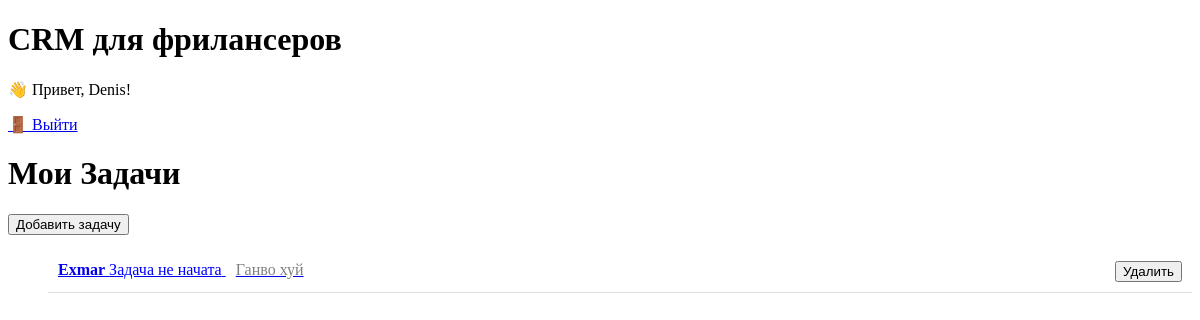
The page / (signed in) on the database its author committed.
### crm/models.py (models this page shows, shortened)
class CustomUser(AbstractUser):
	full_name = models.CharField(max_length=255, blank=True, verbose_name='ФИО')
	phone = models.CharField(max_length=20, blank=True, verbose_name='Телефон')
	company_name = models.CharField(max_length=255, blank=True, verbose_name='Компания')
	role = models.CharField(
		max_length=20,
		choices=[('freelancer', 'Фрилансер'), ('client', 'Клиент')],
		default='freelancer',
		verbose_name='Роль'
	)

class Task(models.Model):
    TASK_CHOICES = [
        ('not_started', 'Задача не начата'),
        ('in_progress', 'Задача в процессе'),
        ('completed', 'Задача завершена'),
        ('on_hold', 'Задача приостановлена'),
        ('blocked', 'Задача заблокирована'),
        ('canceled', 'Задача отменена'),
        ('waiting_for_review', 'Задача ожидает проверки')
    ]
    PRIORITY_CHOICES = [
        ('low', 'Низкий'),
        ('medium', 'Средний'),
        ('high', 'Высокий')
    ]
    name = models.CharField(max_length=100, null=False, blank=False)
    description = models.CharField(max_length=350, null=True, blank=True)
    status = models.CharField(max_length=45, choices=TASK_CHOICES, null=False, blank=False)
    priority = models.CharField(max_length=10, choices=PRIORITY_CHOICES, default='medium')
    deadline = models.DateTimeField(null=True, blank=True)
    created_at = models.DateTimeField(auto_now_add=True)
    owner = models.ForeignKey(settings.AUTH_USER_MODEL, on_delete=models.CASCADE)

### crm/views.py (the view)
# urls.py: 2. Add a URL to urlpatterns:  path('', views.home, name='home')
@login_required
def home(request):
    tasks = Task.objects.filter(owner=request.user)
    form = TaskForm()  # Создаем форму для передачи в шаблон
    return render(request, 'crm/home.html', {
        'tasks': tasks,
        'form': form  # Передаем форму в шаблон
    })

### crm/templates/crm/home.html (shortened to what this page needs)
{% extends "crm/base.html" %} {% load static %}
{% block content %}
<div class="container">
    <h1>Мои Задачи</h1>
    <button id="open-form-btn" class="btn btn-primary">Добавить задачу</button>
    <div class="tasks-container">
        <ul id="task-list">
            {% for task in tasks %}
                {% include 'crm/task_item.html' %}
            {% endfor %}
        </ul>
    </div>
</div>
{% endblock content %}

### crm/templates/crm/base.html (shortened to what this page needs)
{% load static %}
<!DOCTYPE html>
<html lang="ru">
<head>
    <link rel="stylesheet" href="{% static 'crm/css/style.css' %}">
</head>
<body>
    <header>
        <h1>CRM для фрилансеров</h1>
        <nav>
            {% if user.is_authenticated %}
                <p>👋 Привет, {{ user.username }}!</p>
                <a href="{% url 'logout' %}" class="btn btn-danger">🚪 Выйти</a>
            {% else %}
                <a href="{% url 'login' %}" class="btn btn-primary">🔑 Войти</a>
                <a href="{% url 'register' %}" class="btn btn-success">🛡️ Регистрация</a>
            {% endif %}
        </nav>
    </header>
    <main>
        {% block content %}
        {% endblock %}
    </main>
</body>
</html>

### crm/templates/crm/task_item.html (shortened to what this page needs)
<li id='task-{{ task.id }}' class='task-item'>
	<a href="{% url 'task_detail' task.id %}">
		<span class='task-name'>{{ task.name }}</span>
		<span class='task-status'>{{ task.get_status_display }}</span>
		<span class='task-desc'>{{ task.description|truncatechars:30 }}</span>
  </a>
	<form method="POST" action="{% url 'delete_task' task.id %}" style="display:inline;" onsubmit="return confirm('Вы уверены, что хотите удалить эту задачу?');">
    <button type="submit" class="btn btn-danger btn-sm">Удалить</button>
	</form>
</li>

### crm/static/crm/css/style.css (style rules this page uses)
.task-item { display: flex; justify-content: space-between; padding: 10px; border-bottom: 1px solid #ddd; }
.task-name { font-weight: bold; }
.task-status { color: blue; }
.task-desc { color: gray; flex-grow: 1; margin-left: 10px; }

### rows shown on the page
CustomUser: username "Denis"
Task: name "Exmar", status "Задача не начата", description "Ганво хуй"
